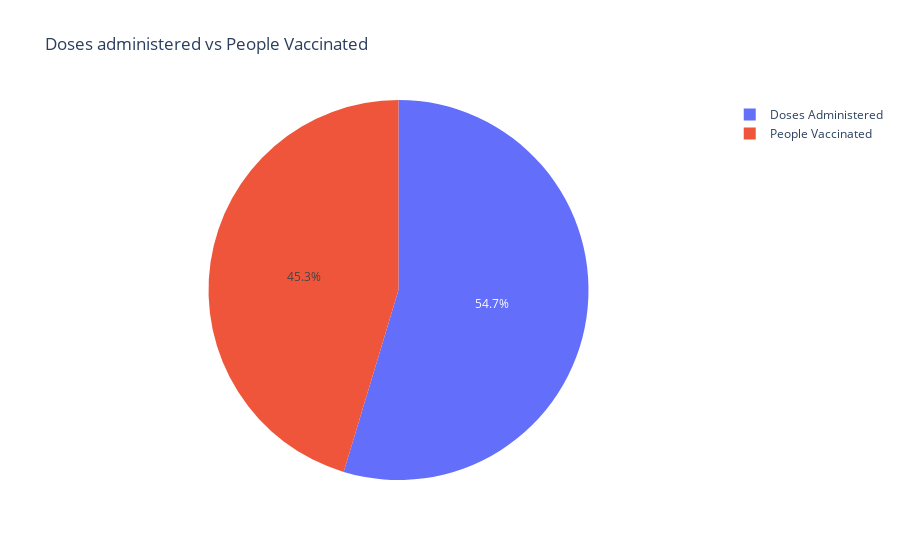

Notebook source saved alongside this figure:
### Code cell
df_Karnataka=vaccination[vaccination['State']=='Karnataka']
Doses = df_Karnataka["Total Doses Administered"].sum() 
Vaccinated = df_Karnataka["Total Individuals Vaccinated"].sum()  
fig=px.pie(names=["Doses Administered","People Vaccinated"],
       values=[Doses,Vaccinated],
       title="Doses administered vs People Vaccinated")
fig.show()

### Figure 1 — Plotly figure (JSON) as saved in the notebook; plotly's stock layout.template omitted (floating-point values rounded to 4 significant figures)
{"data": [{"domain": {"x": [0, 1], "y": [0, 1]}, "hovertemplate": "label=%{label}<br>value=%{value}<extra></extra>", "labels": ["Doses Administered", "People Vaccinated"], "legendgroup": "", "name": "", "showlegend": true, "type": "pie", "values": [743461418, 616699028]}], "layout": {"legend": {"tracegroupgap": 0}, "title": {"text": "Doses administered vs People Vaccinated"}}}
